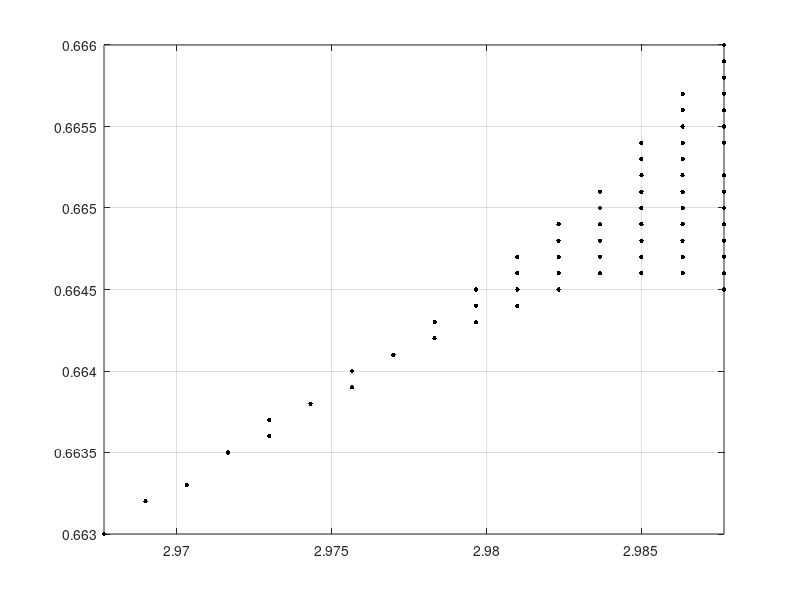

Reproduce this figure in MATLAB.
% Logistics Map 
%       Classic chaos example. Plots semi-stable values of
%       x(n+1) = r*x(n)*(1-x(n)) as r increases to 4.
%
% Michael Hanchak, Dayton OH, USA, 2011

clear
scale = 10000; % determines the level of rounding
maxpoints = 200; % determines maximum values to plot
N = 3000; % number of "r" values to simulate
a = 0.0; % starting value of "r"
b = 4; % final value of "r"... anything higher diverges.
rs = linspace(a,b,N); % vector of "r" values
M = 500; % number of iterations of logistics equation

% Loop through the "r" values
for j = 1:length(rs)
    
    r=rs(j); % get current "r"
    x=zeros(M,1); % allocate memory
    x(1) = 0.5; % initial condition (can be anything from 0 to 1)
    
    for i = 1:M, % iterate
        x(i+1) = r*x(i)*(1-x(i));
    end
    % only save those unique, semi-stable values
    out{j} = unique(round(scale*x(end-maxpoints:end)));
end

% Rearrange cell array into a large n-by-2 vector for plotting
data = [];

for k = 1:length(rs)
    n = length(out{k});
    arrayOfNLinesForSpecific_r_Value = [rs(k) * ones(n,1)];
    unique_x_ValuesForEvery_r_Value = [arrayOfNLinesForSpecific_r_Value, out{k} / scale];
    data = [data;  unique_x_ValuesForEvery_r_Value];
end

start_d = 2390;
end_d = 2455;

find(data(start_d:end_d,1) >= 2.97)
find(data(start_d:end_d,1) <= 2.98)
data(start_d:end_d,:)
%size(data)
% Plot the data
close all
figure();clf
h=plot(data(start_d:end_d,1),data(start_d:end_d,2),'k.');
set(h,'markersize',10)
axis tight
%set(gca,'units','normalized','position',[0 0 1 1])
set(gcf,'color','white')
%axis off
grid on
